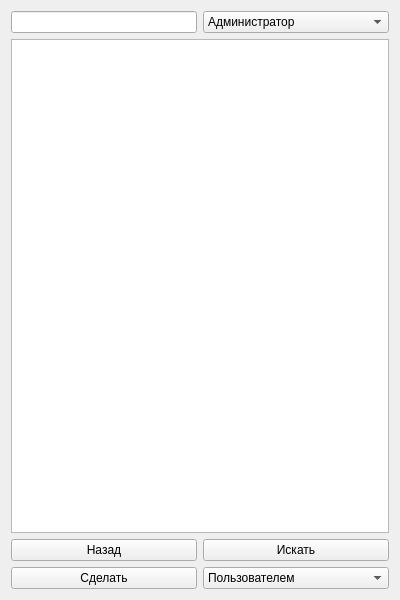
<?xml version="1.0" encoding="UTF-8"?>
<ui version="4.0">
 <class>Search</class>
 <widget class="QWidget" name="Search">
  <property name="geometry">
   <rect>
    <x>0</x>
    <y>0</y>
    <width>400</width>
    <height>600</height>
   </rect>
  </property>
  <property name="minimumSize">
   <size>
    <width>400</width>
    <height>600</height>
   </size>
  </property>
  <property name="windowTitle">
   <string>Поиск</string>
  </property>
  <layout class="QGridLayout" name="gridLayout">
   <item row="0" column="0">
    <layout class="QHBoxLayout" name="horizontalLayout">
     <item>
      <widget class="QLineEdit" name="searchLine">
       <property name="sizePolicy">
        <sizepolicy hsizetype="Minimum" vsizetype="Fixed">
         <horstretch>0</horstretch>
         <verstretch>0</verstretch>
        </sizepolicy>
       </property>
       <property name="minimumSize">
        <size>
         <width>50</width>
         <height>0</height>
        </size>
       </property>
       <property name="maximumSize">
        <size>
         <width>16777215</width>
         <height>16777215</height>
        </size>
       </property>
      </widget>
     </item>
     <item>
      <widget class="QComboBox" name="comboBox">
       <item>
        <property name="text">
         <string>Администратор</string>
        </property>
       </item>
       <item>
        <property name="text">
         <string>Модератор</string>
        </property>
       </item>
       <item>
        <property name="text">
         <string>Пользователь</string>
        </property>
       </item>
      </widget>
     </item>
    </layout>
   </item>
   <item row="7" column="0">
    <layout class="QHBoxLayout" name="horizontalLayout_2">
     <item>
      <widget class="QPushButton" name="doButton">
       <property name="sizePolicy">
        <sizepolicy hsizetype="Minimum" vsizetype="Fixed">
         <horstretch>0</horstretch>
         <verstretch>0</verstretch>
        </sizepolicy>
       </property>
       <property name="text">
        <string>Сделать</string>
       </property>
      </widget>
     </item>
     <item>
      <widget class="QComboBox" name="comboToDo">
       <item>
        <property name="text">
         <string>Пользователем</string>
        </property>
       </item>
       <item>
        <property name="text">
         <string>Модератором</string>
        </property>
       </item>
       <item>
        <property name="text">
         <string>Администратором</string>
        </property>
       </item>
      </widget>
     </item>
    </layout>
   </item>
   <item row="2" column="0">
    <widget class="QListWidget" name="resultList">
     <property name="font">
      <font>
       <pointsize>11</pointsize>
      </font>
     </property>
    </widget>
   </item>
   <item row="5" column="0">
    <layout class="QHBoxLayout" name="horizontalLayout_3">
     <item>
      <widget class="QPushButton" name="backButton">
       <property name="text">
        <string>Назад</string>
       </property>
      </widget>
     </item>
     <item>
      <widget class="QPushButton" name="tosearchButton">
       <property name="text">
        <string>Искать</string>
       </property>
      </widget>
     </item>
    </layout>
   </item>
  </layout>
 </widget>
 <resources/>
 <connections/>
</ui>
